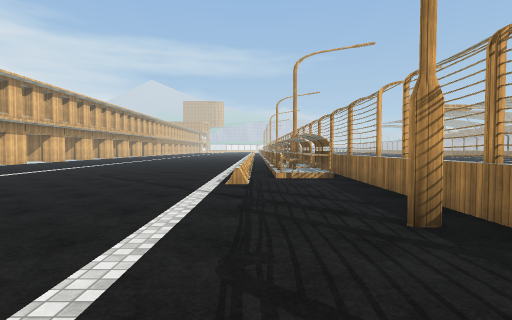
view 1 (above)

24 first-person views from a walk through a Unity game level. The camera is 1.5 m above the floor, tilts 2° down and sees 80° across. The floor is counted in squares, 2 m on a side. Each view is taken from the middle of a square. On the plan, view 1 faces up. The plan holds only what a view shows up to about 10 squares ahead; the rest is blank. The place goes on beyond the plan. The player character is not drawn. Door leaves are left out, so doorways stand open. Some surface patterns are stand-ins.

view 2
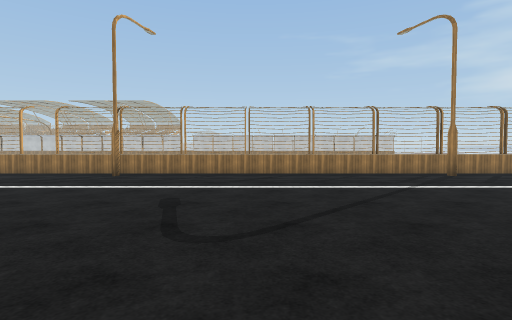

view 3
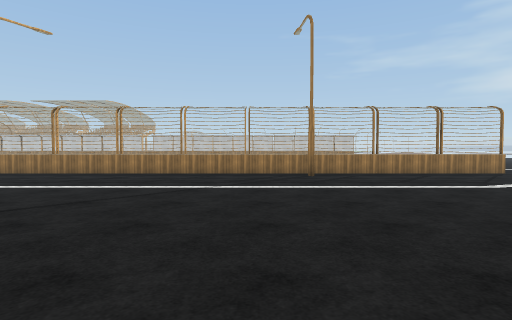

view 4
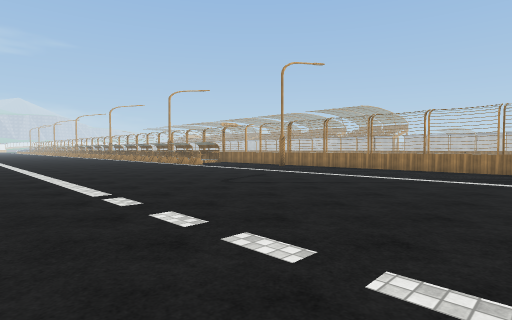

view 5
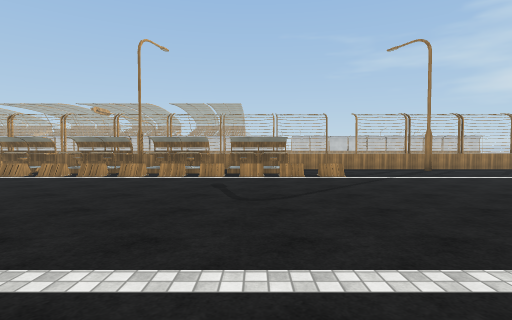

view 6
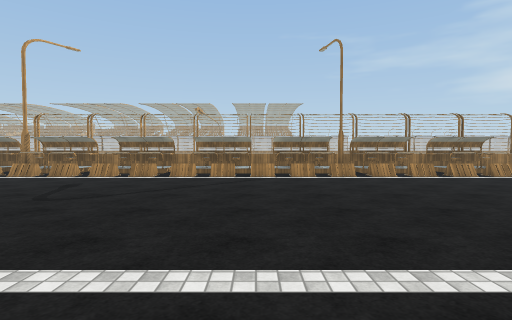

view 7
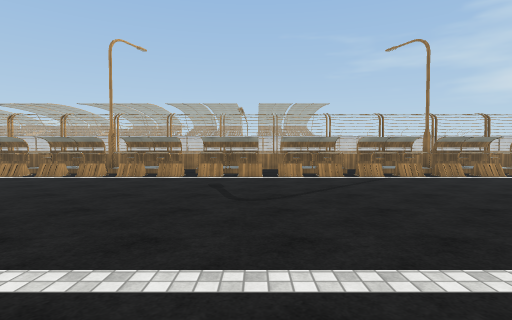

view 8
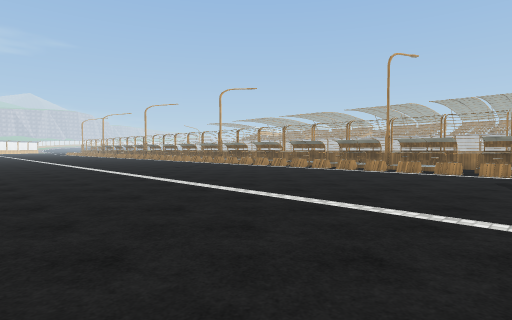

view 9
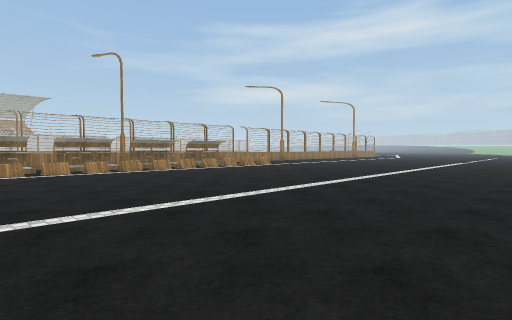

view 10
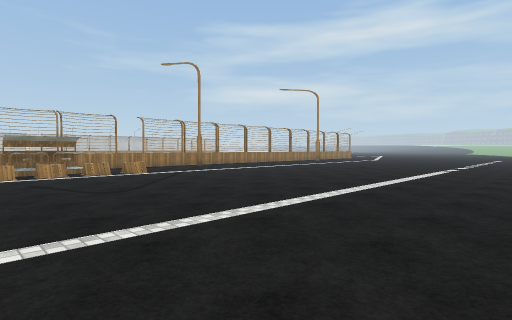

view 11
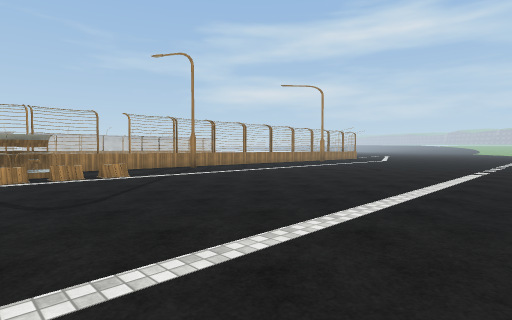

view 12
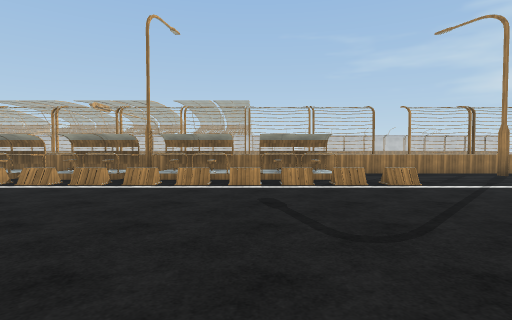

view 13
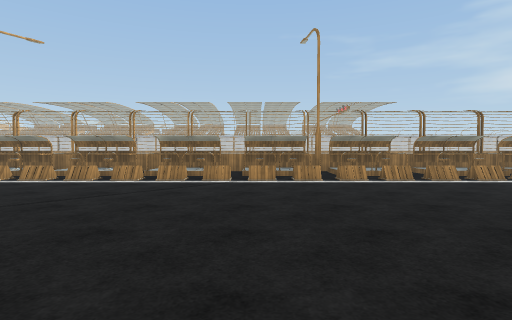

view 14
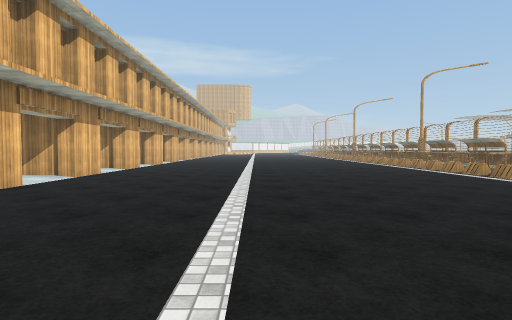

view 15
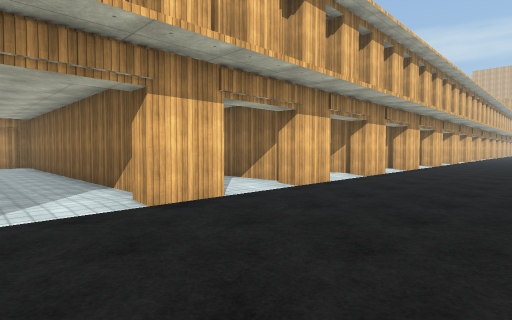

view 16
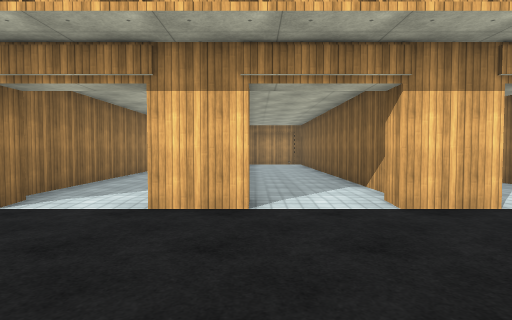

view 17
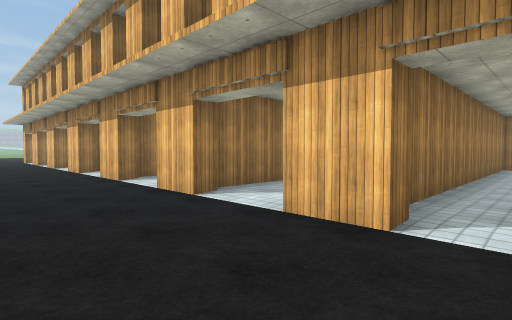

view 18
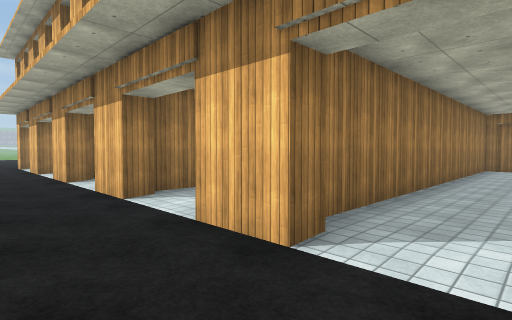

view 19
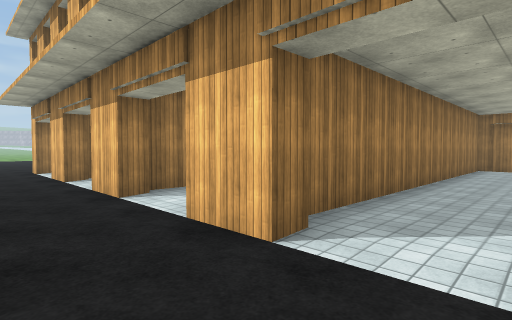

view 20
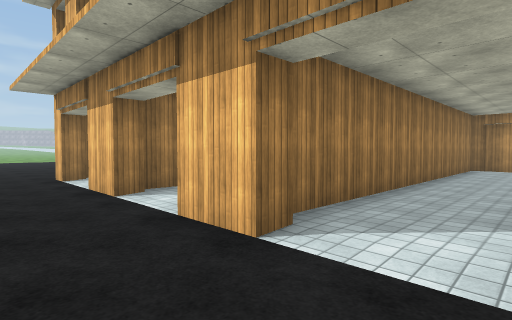

view 21
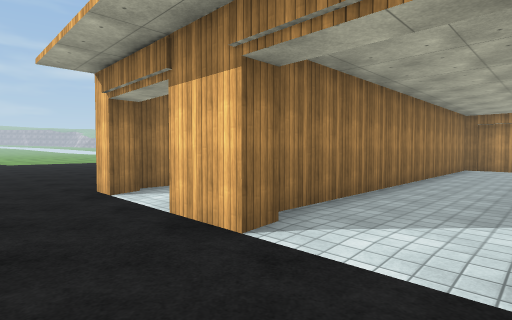

view 22
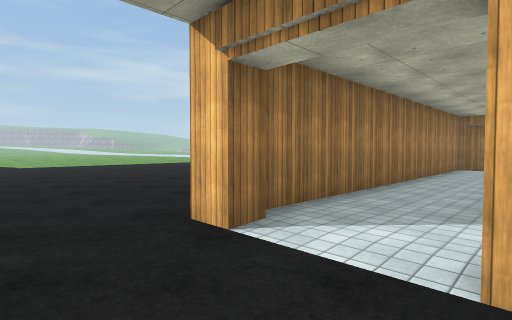

view 23
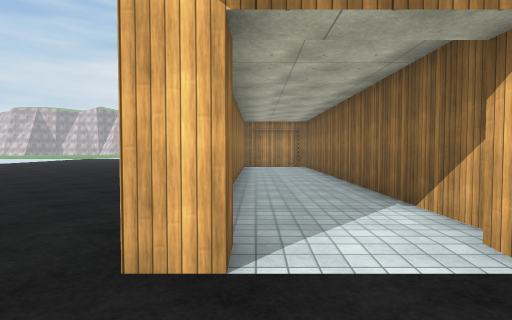

view 24
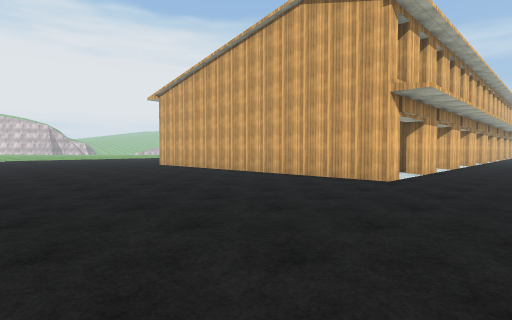

### Floor plan
Key: @ floor where view 1 was taken; # wall or solid block; . floor; D open door; = window, fence, low wall or low ledge.
Columns run from 23 left of view 1 to 3 right of it. Each row starts with its distance up from view 1.
 34                         #=
 33                         #=
 32              ..       ...=
 31              ..      ..=#=
 30             ....   ....=#=
 29            D...........=#=
 28          ###...........=#=
 27           .D...........=#=
 26            D...........=#=
 25         ####...........=#=
 24          ..D...........=##
 23           .D...........=#=
 22            D...........=#=
 21    #########...........=#=
 20   .........D...........=#=
 19   .........D...........=#=
 18  ###########...........=#=
 17          ..D...........=#=
 16       .....D...........=#=
 15      #######...........=#=
 14         ...............=#=
 13 #........................#
 12 ############...........=#=
 11         ...............=#=
 10 #......................=#=
  9 ############...........=#=
  8 #       ...............=#=
  7 #......................=.=
  6 ############.............=
  5 #       ...#.............=
  4 #........................=.
  3 #..........#.............#.
  2 ############.............=
  1    ......................=
  0  ......................@.=
 -1  ###########.............=
 -2       ...................=
 -3      ....................=
 -4     .....................=
 -5    ......................=
 -6   .......................=
 -7   .............   .......=
 -8          ......    ......=
 -9           ...       .....=

Where each view was taken, in squares from view 1:
view 1: 0 up, 0 right, facing up
view 2: 1 down, 7 left, facing right
view 3: 5 down, 7 left, facing right
view 4: 6 down, 9 left, facing up-right
view 5: 9 up, 9 left, facing right
view 6: 16 up, 9 left, facing right
view 7: 19 up, 9 left, facing right
view 8: 19 up, 11 left, facing up-right
view 9: 18 up, 11 left, facing down-right
view 10: 11 up, 10 left, facing down-right
view 11: 10 up, 9 left, facing down-right
view 12: 10 up, 7 left, facing right
view 13: 26 up, 8 left, facing right
view 14: 19 up, 7 left, facing up
view 15: 19 up, 8 left, facing up-left
view 16: 19 up, 8 left, facing left
view 17: 20 up, 9 left, facing down-left
view 18: 14 up, 10 left, facing down-left
view 19: 11 up, 10 left, facing down-left
view 20: 8 up, 10 left, facing down-left
view 21: 5 up, 10 left, facing down-left
view 22: 2 up, 10 left, facing down-left
view 23: 0 up, 10 left, facing left
view 24: 8 down, 9 left, facing up-left
